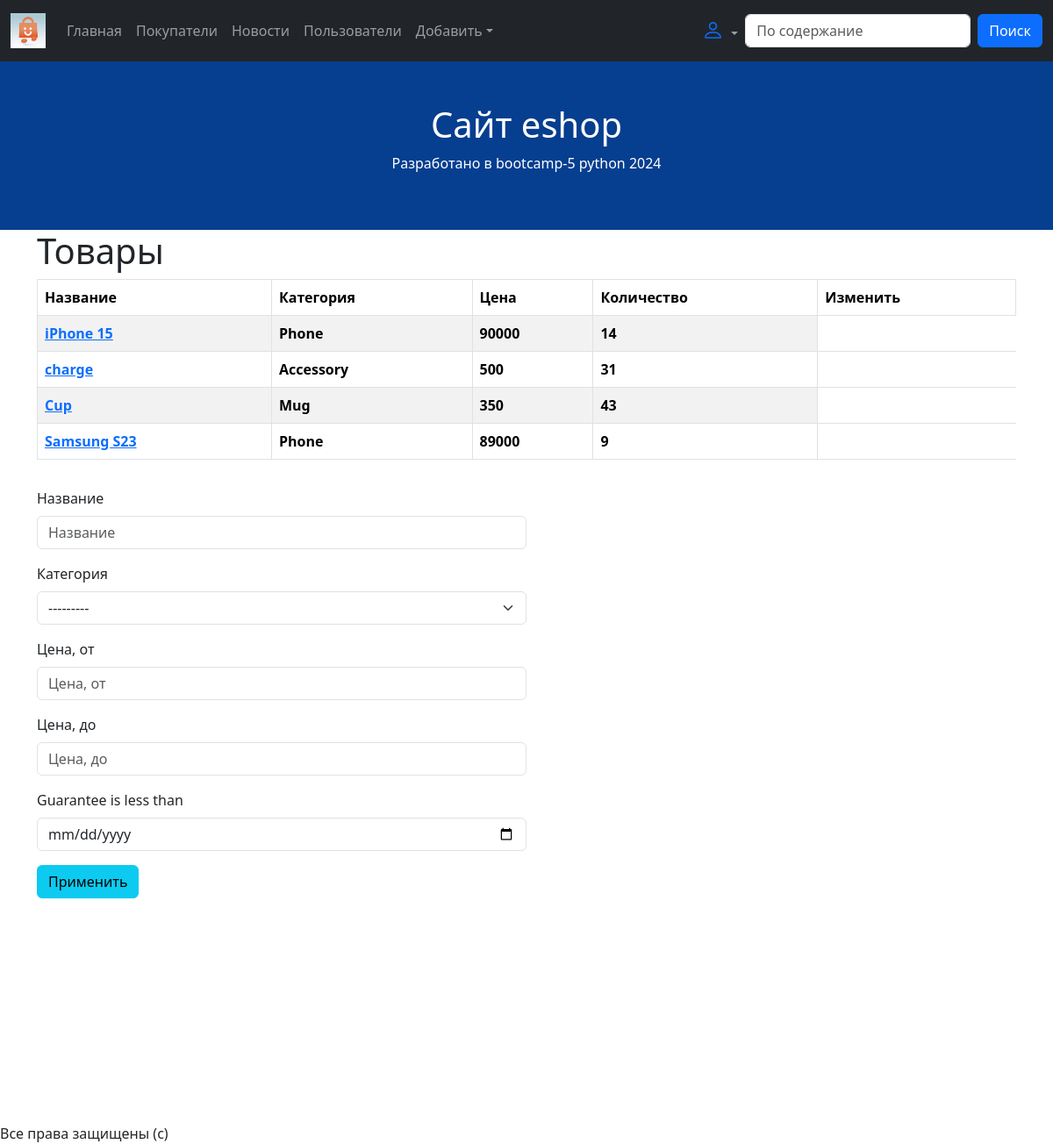
Before: / with the older database file.
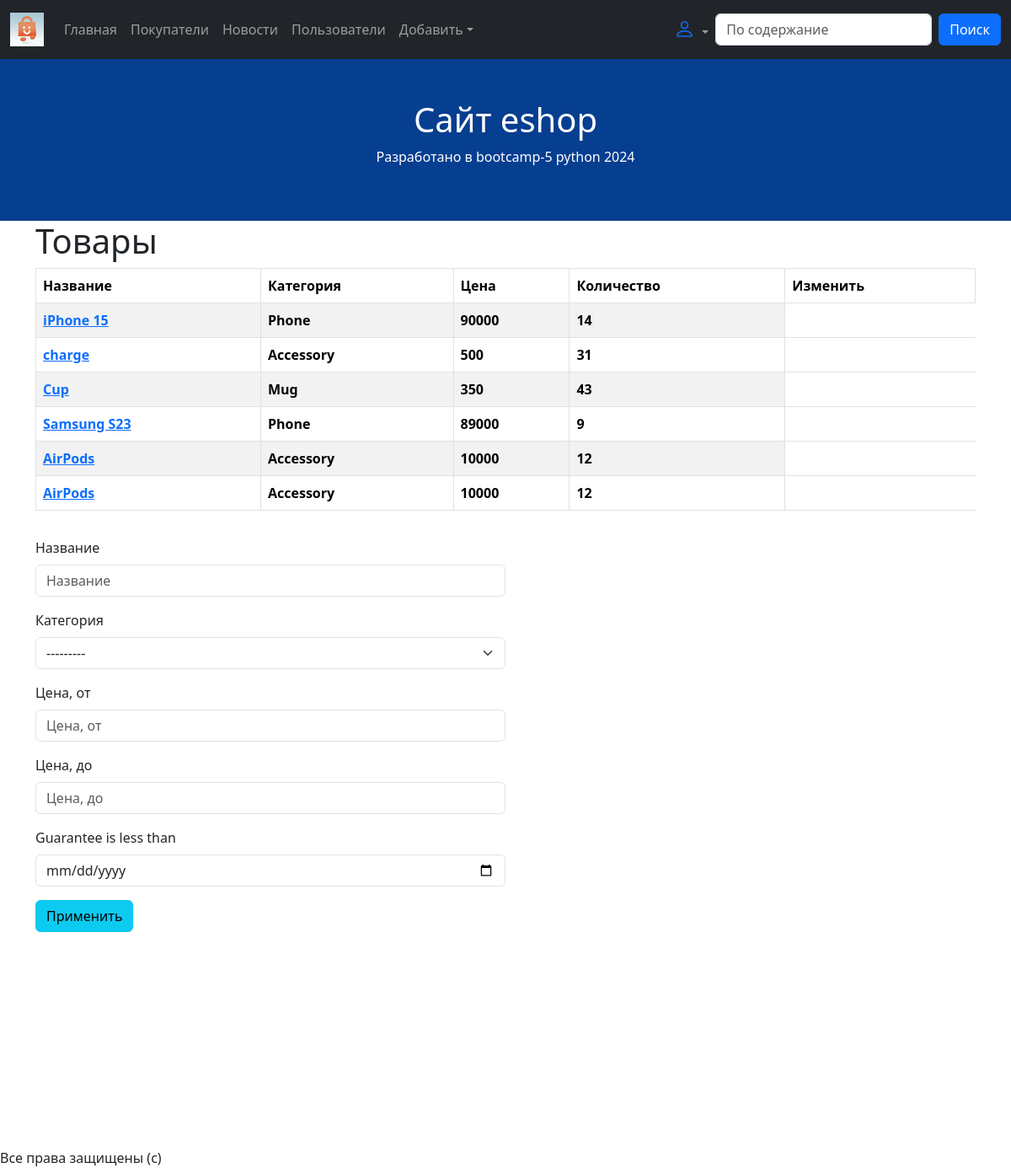
After: the same page with the newer database file.
### core/models.py (models this page shows, shortened)
class Product(models.Model):
    name = models.CharField(max_length=100)
    description = models.TextField(null=True, blank=True)
    price = models.IntegerField()
    qty = models.IntegerField(default=0)
    image = models.ImageField(upload_to='product_images/', null=True, blank=True)
    category = models.ForeignKey(
        to=Category,
        on_delete=models.SET_NULL,
        null=True, blank=True,
        verbose_name="Категория",
    )
    rating = models.IntegerField(default=0)
    guarantee = models.DateField(null=True, blank=True)
    expiration_date = models.DateField(null=True, blank=True)
    created_at = models.DateTimeField(null=True, auto_now_add=True)
    updated_at = models.DateTimeField(null=True, auto_now=True)
    costumer_views = models.ManyToManyField(
        to=Costumer,
        blank=True
    )
    views_qty = models.IntegerField(default=0)
    photo = models.ImageField(
        verbose_name="фото",
        upload_to="profiles/",
        null=True, blank=True
    )

class Category(models.Model):
    name = models.CharField(max_length=100)
    def __str__(self):
        return self.name

### core/views.py (the view)
# urls.py: path('', homepage),
def homepage(request):
    product_list = Product.objects.all()
    filter_object = ProductFilter(
        data=request.GET,
        queryset=product_list
    )
    context = {"filter_object": filter_object}
    return render(request, 'index.html', context)

### core/templates/index.html (shortened to what this page needs)
{% extends 'base.html' %}
{% load django_bootstrap5 %}
{% block content %}
<h1>Товары</h1>
<table class="table table-striped table-bordered table-hover">
	<thead>
		<tr>
			<th>Название</th>
			<th>Категория</th>
			<th>Цена</th>
			<th>Количество</th>
			<th>Изменить</th>
		</tr>
	</thead>
	<tbody>
		{% for product in filter_object.qs %}
		<tr>
			<th><a href="/product/{{ product.id }}/">{{ product.name }}</a></th>
			<th>{{ product.category }}</th>
			<th>{{ product.price }}</th>
			<th>{{ product.qty }}</th>
		</tr>
	{% endfor %}
	</tbody>
</table>
<p class="row">
    <form class="col-lg-6" method="get">
        {% bootstrap_form filter_object.form %}
        <button class="btn btn-info">Применить</button>
    </form>
</p>
{% endblock %}

### core/templates/base.html (shortened to what this page needs)
<!DOCTYPE html>
{% load static %}
{% load django_bootstrap5 %}
<html>
<head>
    <link href="https://cdn.jsdelivr.net/npm/bootstrap@5.3.3/dist/css/bootstrap.min.css" rel="stylesheet">
    <link rel="stylesheet" href="https://cdn.jsdelivr.net/npm/bootstrap-icons@1.11.3/font/bootstrap-icons.min.css">
    <link rel="stylesheet" href="{% static 'style.css' %}">
</head>
<body>
    <nav class="navbar navbar-expand-sm bg-dark navbar-dark">
        <div class="container-fluid">
          <a class="navbar-brand" href="/">
            <img src="{% static 'logo.png' %}" height="40px" alt="">
          </a>
          <div class="collapse navbar-collapse" id="collapsibleNavbar">
            <ul class="navbar-nav me-auto">
              <li class="nav-item">
                <a class="nav-link" href="/">Главная</a>
              </li>
              <li class="nav-item">
                <a class="nav-link" href="/costumers/">Покупатели</a>
              </li>
              <li class="nav-item">
                <a class="nav-link" href="{% url 'news-list' %}">Новости</a>
              </li>
              <li class="nav-item">
                <a class="nav-link" href="/users/">Пользователи</a>
              </li>
              <li class="nav-item dropdown">
                <a class="nav-link dropdown-toggle" href="#" role="button" data-bs-toggle="dropdown">Добавить</a>
              </li>
            </ul>
            <ul class="navbar-nav">
              <li class="nav-item dropdown">
                <a class="nav-link dropdown-toggle" href="#" role="button" data-bs-toggle="dropdown">
                  <i class="bi bi-person text-primary" style="font-size: 25px"></i>
                </a>
              </li>
            </ul>
            <form class="d-flex" action="/search/">
              <input class="form-control me-2" type="text" placeholder="По содержание" name="keyword">
              <button class="btn btn-primary">Поиск</button>
          </form>
          </div>
        </div>
    </nav>
    <div class="container-fluid p-5 bg-primary text-white text-center">
        <h1>Сайт eshop</h1>
        <p>Разработано в bootcamp-5 python 2024</p>
    </div>
    <div class="container">
        {% block content %}
        {% endblock %}
    </div>
    <br><br><br><br><br><br><br><br><br><br>
    <footer>
        Все права защищены (с)
    </footer>
</body>
</html>

### core/static/style.css (style rules this page uses)
.bg-primary { background-color: rgb(6 62 144) !important; }

Changed rows visible on the page:
added Product: name "AirPods", category "Accessory", price "10000", qty "12"
added Product: name "AirPods", category "Accessory", price "10000", qty "12"
